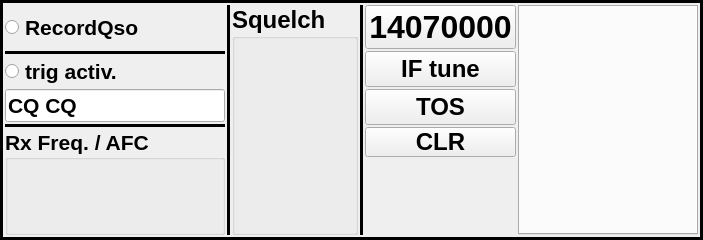
<?xml version="1.0" encoding="UTF-8"?>
<ui version="4.0">
 <class>CRxDisplay</class>
 <widget class="QFrame" name="CRxDisplay">
  <property name="geometry">
   <rect>
    <x>0</x>
    <y>0</y>
    <width>703</width>
    <height>240</height>
   </rect>
  </property>
  <property name="windowTitle">
   <string/>
  </property>
  <property name="frameShape">
   <enum>QFrame::Box</enum>
  </property>
  <property name="frameShadow">
   <enum>QFrame::Plain</enum>
  </property>
  <property name="lineWidth">
   <number>3</number>
  </property>
  <layout class="QGridLayout" name="gridLayout" columnstretch="0,0,0,0,0,0,0">
   <property name="leftMargin">
    <number>2</number>
   </property>
   <property name="topMargin">
    <number>2</number>
   </property>
   <property name="rightMargin">
    <number>2</number>
   </property>
   <property name="bottomMargin">
    <number>2</number>
   </property>
   <property name="spacing">
    <number>2</number>
   </property>
   <item row="0" column="3">
    <widget class="Line" name="line_2">
     <property name="frameShadow">
      <enum>QFrame::Plain</enum>
     </property>
     <property name="lineWidth">
      <number>3</number>
     </property>
     <property name="orientation">
      <enum>Qt::Vertical</enum>
     </property>
    </widget>
   </item>
   <item row="0" column="0">
    <layout class="QVBoxLayout" name="verticalLayout_3">
     <item>
      <widget class="QRadioButton" name="recordActivate">
       <property name="minimumSize">
        <size>
         <width>0</width>
         <height>17</height>
        </size>
       </property>
       <property name="maximumSize">
        <size>
         <width>220</width>
         <height>16777214</height>
        </size>
       </property>
       <property name="font">
        <font>
         <pointsize>16</pointsize>
         <weight>75</weight>
         <bold>true</bold>
        </font>
       </property>
       <property name="text">
        <string>RecordQso</string>
       </property>
      </widget>
     </item>
     <item>
      <widget class="Line" name="line_3">
       <property name="frameShadow">
        <enum>QFrame::Plain</enum>
       </property>
       <property name="lineWidth">
        <number>3</number>
       </property>
       <property name="orientation">
        <enum>Qt::Horizontal</enum>
       </property>
      </widget>
     </item>
     <item>
      <widget class="QRadioButton" name="triggerActivate">
       <property name="minimumSize">
        <size>
         <width>0</width>
         <height>20</height>
        </size>
       </property>
       <property name="maximumSize">
        <size>
         <width>16777215</width>
         <height>16777215</height>
        </size>
       </property>
       <property name="font">
        <font>
         <pointsize>16</pointsize>
         <weight>75</weight>
         <bold>true</bold>
        </font>
       </property>
       <property name="text">
        <string>trig activ.</string>
       </property>
      </widget>
     </item>
     <item>
      <widget class="QLineEdit" name="TriggerText">
       <property name="minimumSize">
        <size>
         <width>0</width>
         <height>21</height>
        </size>
       </property>
       <property name="maximumSize">
        <size>
         <width>220</width>
         <height>16777215</height>
        </size>
       </property>
       <property name="font">
        <font>
         <pointsize>16</pointsize>
         <weight>75</weight>
         <bold>true</bold>
        </font>
       </property>
       <property name="text">
        <string>CQ CQ</string>
       </property>
      </widget>
     </item>
     <item>
      <widget class="Line" name="line_4">
       <property name="frameShadow">
        <enum>QFrame::Plain</enum>
       </property>
       <property name="lineWidth">
        <number>3</number>
       </property>
       <property name="orientation">
        <enum>Qt::Horizontal</enum>
       </property>
      </widget>
     </item>
     <item>
      <widget class="FrequencySelect" name="RxFreq">
       <property name="enabled">
        <bool>true</bool>
       </property>
       <property name="minimumSize">
        <size>
         <width>220</width>
         <height>106</height>
        </size>
       </property>
       <property name="maximumSize">
        <size>
         <width>16777215</width>
         <height>16777215</height>
        </size>
       </property>
       <property name="font">
        <font>
         <pointsize>16</pointsize>
         <weight>75</weight>
         <bold>true</bold>
        </font>
       </property>
       <property name="title">
        <string>Rx Freq. / AFC</string>
       </property>
       <property name="flat">
        <bool>false</bool>
       </property>
      </widget>
     </item>
    </layout>
   </item>
   <item row="0" column="1">
    <widget class="Line" name="line">
     <property name="frameShadow">
      <enum>QFrame::Plain</enum>
     </property>
     <property name="lineWidth">
      <number>3</number>
     </property>
     <property name="orientation">
      <enum>Qt::Vertical</enum>
     </property>
    </widget>
   </item>
   <item row="0" column="2">
    <widget class="CSquelch" name="Squelch">
     <property name="minimumSize">
      <size>
       <width>109</width>
       <height>0</height>
      </size>
     </property>
     <property name="font">
      <font>
       <pointsize>18</pointsize>
       <weight>75</weight>
       <bold>true</bold>
      </font>
     </property>
     <property name="title">
      <string>Squelch</string>
     </property>
    </widget>
   </item>
   <item row="0" column="6">
    <layout class="QVBoxLayout" name="verticalLayout_2">
     <property name="spacing">
      <number>0</number>
     </property>
     <item>
      <widget class="TabWidget" name="RxHeader">
       <property name="palette">
        <palette>
         <active>
          <colorrole role="WindowText">
           <brush brushstyle="SolidPattern">
            <color alpha="255">
             <red>0</red>
             <green>0</green>
             <blue>0</blue>
            </color>
           </brush>
          </colorrole>
          <colorrole role="Light">
           <brush brushstyle="SolidPattern">
            <color alpha="255">
             <red>255</red>
             <green>255</green>
             <blue>255</blue>
            </color>
           </brush>
          </colorrole>
          <colorrole role="Text">
           <brush brushstyle="SolidPattern">
            <color alpha="255">
             <red>0</red>
             <green>0</green>
             <blue>0</blue>
            </color>
           </brush>
          </colorrole>
          <colorrole role="Base">
           <brush brushstyle="SolidPattern">
            <color alpha="255">
             <red>255</red>
             <green>255</green>
             <blue>255</blue>
            </color>
           </brush>
          </colorrole>
         </active>
         <inactive>
          <colorrole role="WindowText">
           <brush brushstyle="SolidPattern">
            <color alpha="255">
             <red>0</red>
             <green>0</green>
             <blue>0</blue>
            </color>
           </brush>
          </colorrole>
          <colorrole role="Light">
           <brush brushstyle="SolidPattern">
            <color alpha="255">
             <red>255</red>
             <green>255</green>
             <blue>255</blue>
            </color>
           </brush>
          </colorrole>
          <colorrole role="Text">
           <brush brushstyle="SolidPattern">
            <color alpha="255">
             <red>0</red>
             <green>0</green>
             <blue>0</blue>
            </color>
           </brush>
          </colorrole>
          <colorrole role="Base">
           <brush brushstyle="SolidPattern">
            <color alpha="255">
             <red>255</red>
             <green>255</green>
             <blue>255</blue>
            </color>
           </brush>
          </colorrole>
         </inactive>
         <disabled>
          <colorrole role="WindowText">
           <brush brushstyle="SolidPattern">
            <color alpha="255">
             <red>190</red>
             <green>190</green>
             <blue>190</blue>
            </color>
           </brush>
          </colorrole>
          <colorrole role="Light">
           <brush brushstyle="SolidPattern">
            <color alpha="255">
             <red>255</red>
             <green>255</green>
             <blue>255</blue>
            </color>
           </brush>
          </colorrole>
          <colorrole role="Text">
           <brush brushstyle="SolidPattern">
            <color alpha="255">
             <red>190</red>
             <green>190</green>
             <blue>190</blue>
            </color>
           </brush>
          </colorrole>
          <colorrole role="Base">
           <brush brushstyle="SolidPattern">
            <color alpha="255">
             <red>239</red>
             <green>235</green>
             <blue>231</blue>
            </color>
           </brush>
          </colorrole>
         </disabled>
        </palette>
       </property>
       <property name="font">
        <font>
         <pointsize>18</pointsize>
         <weight>75</weight>
         <bold>true</bold>
        </font>
       </property>
       <property name="focusPolicy">
        <enum>Qt::NoFocus</enum>
       </property>
       <property name="currentIndex">
        <number>-1</number>
       </property>
      </widget>
     </item>
     <item>
      <layout class="QHBoxLayout" name="horizontalLayout"/>
     </item>
    </layout>
   </item>
   <item row="0" column="4">
    <layout class="QVBoxLayout" name="verticalLayout">
     <property name="rightMargin">
      <number>0</number>
     </property>
     <item>
      <widget class="QPushButton" name="B_frequency">
       <property name="font">
        <font>
         <pointsize>24</pointsize>
         <weight>75</weight>
         <bold>true</bold>
        </font>
       </property>
       <property name="text">
        <string>14070000</string>
       </property>
      </widget>
     </item>
     <item>
      <widget class="QPushButton" name="B_if_tune">
       <property name="font">
        <font>
         <pointsize>18</pointsize>
         <weight>75</weight>
         <bold>true</bold>
        </font>
       </property>
       <property name="text">
        <string>IF tune</string>
       </property>
      </widget>
     </item>
     <item>
      <widget class="QPushButton" name="B_tos_meter">
       <property name="font">
        <font>
         <pointsize>18</pointsize>
         <weight>75</weight>
         <bold>true</bold>
        </font>
       </property>
       <property name="text">
        <string>TOS</string>
       </property>
      </widget>
     </item>
     <item>
      <widget class="QPushButton" name="Clear">
       <property name="minimumSize">
        <size>
         <width>70</width>
         <height>17</height>
        </size>
       </property>
       <property name="maximumSize">
        <size>
         <width>16777215</width>
         <height>30</height>
        </size>
       </property>
       <property name="font">
        <font>
         <pointsize>18</pointsize>
         <weight>75</weight>
         <bold>true</bold>
        </font>
       </property>
       <property name="focusPolicy">
        <enum>Qt::NoFocus</enum>
       </property>
       <property name="text">
        <string>CLR</string>
       </property>
      </widget>
     </item>
     <item>
      <spacer name="verticalSpacer">
       <property name="orientation">
        <enum>Qt::Vertical</enum>
       </property>
       <property name="sizeHint" stdset="0">
        <size>
         <width>20</width>
         <height>40</height>
        </size>
       </property>
      </spacer>
     </item>
    </layout>
   </item>
  </layout>
 </widget>
 <customwidgets>
  <customwidget>
   <class>FrequencySelect</class>
   <extends>QGroupBox</extends>
   <header>frequencyselect.h</header>
   <container>1</container>
   <slots>
    <signal>FrequencyChanged(double)</signal>
   </slots>
  </customwidget>
  <customwidget>
   <class>CSquelch</class>
   <extends>QGroupBox</extends>
   <header>csquelch.h</header>
   <container>1</container>
  </customwidget>
  <customwidget>
   <class>TabWidget</class>
   <extends>QTabWidget</extends>
   <header>tabwidget.h</header>
   <container>1</container>
  </customwidget>
 </customwidgets>
 <resources/>
 <connections>
  <connection>
   <sender>RxFreq</sender>
   <signal>FrequencyChanged(double)</signal>
   <receiver>CRxDisplay</receiver>
   <slot>setRxFrequency(double)</slot>
   <hints>
    <hint type="sourcelabel">
     <x>79</x>
     <y>230</y>
    </hint>
    <hint type="destinationlabel">
     <x>441</x>
     <y>140</y>
    </hint>
   </hints>
  </connection>
  <connection>
   <sender>RxHeader</sender>
   <signal>currentChanged(int)</signal>
   <receiver>CRxDisplay</receiver>
   <slot>changeActiveRxWindow(int)</slot>
   <hints>
    <hint type="sourcelabel">
     <x>561</x>
     <y>129</y>
    </hint>
    <hint type="destinationlabel">
     <x>441</x>
     <y>140</y>
    </hint>
   </hints>
  </connection>
  <connection>
   <sender>Clear</sender>
   <signal>clicked()</signal>
   <receiver>CRxDisplay</receiver>
   <slot>clearRxWindow()</slot>
   <hints>
    <hint type="sourcelabel">
     <x>833</x>
     <y>258</y>
    </hint>
    <hint type="destinationlabel">
     <x>441</x>
     <y>140</y>
    </hint>
   </hints>
  </connection>
  <connection>
   <sender>triggerActivate</sender>
   <signal>clicked()</signal>
   <receiver>CRxDisplay</receiver>
   <slot>trigger()</slot>
   <hints>
    <hint type="sourcelabel">
     <x>86</x>
     <y>161</y>
    </hint>
    <hint type="destinationlabel">
     <x>441</x>
     <y>140</y>
    </hint>
   </hints>
  </connection>
  <connection>
   <sender>TriggerText</sender>
   <signal>returnPressed()</signal>
   <receiver>CRxDisplay</receiver>
   <slot>trigger()</slot>
   <hints>
    <hint type="sourcelabel">
     <x>86</x>
     <y>133</y>
    </hint>
    <hint type="destinationlabel">
     <x>441</x>
     <y>140</y>
    </hint>
   </hints>
  </connection>
  <connection>
   <sender>recordActivate</sender>
   <signal>toggled(bool)</signal>
   <receiver>CRxDisplay</receiver>
   <slot>record(bool)</slot>
   <hints>
    <hint type="sourcelabel">
     <x>86</x>
     <y>54</y>
    </hint>
    <hint type="destinationlabel">
     <x>441</x>
     <y>140</y>
    </hint>
   </hints>
  </connection>
 </connections>
 <slots>
  <slot>setRxFrequency(double)</slot>
  <slot>changeActiveRxWindow(int)</slot>
  <slot>clearRxWindow()</slot>
  <slot>trigger()</slot>
  <slot>record(bool)</slot>
 </slots>
</ui>
